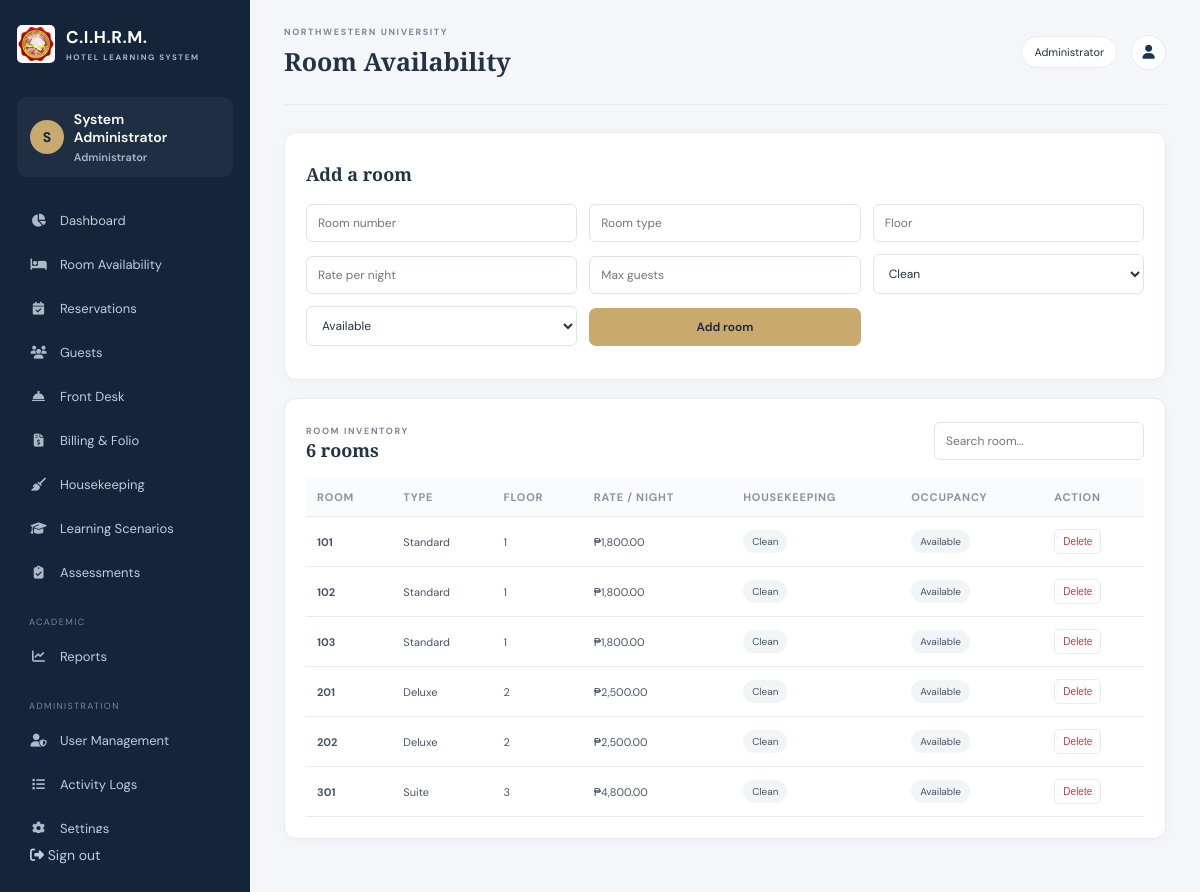
/index.php?page=rooms (signed in), run on the app's committed database.
### tables this page shows
CREATE TABLE room (
    room_id INT AUTO_INCREMENT PRIMARY KEY,
    room_number VARCHAR(20) NOT NULL UNIQUE,
    room_type VARCHAR(80) NOT NULL,
    floor INT NOT NULL,
    rate DECIMAL(10,2) NOT NULL,
    max_occupancy INT NOT NULL,
    housekeeping_status ENUM('Clean', 'Dirty', 'Maintenance') DEFAULT 'Clean',
    occupancy_status ENUM('Available', 'Reserved', 'Occupied', 'Maintenance') DEFAULT 'Available'
);

### functions.php (called while the page is built, shortened)
<?php
function e($v): string { return htmlspecialchars((string)$v, ENT_QUOTES, 'UTF-8'); }
function user(): ?array { return $_SESSION['user'] ?? null; }
function money($n): string { return '₱'.number_format((float)$n,2); }

### index.php (the view, shortened to what this page needs)
<?php
require __DIR__.'/includes/bootstrap.php';
$page=$_GET['page']??(user()?'dashboard':'home');
function page_title(string $p):string{return ['dashboard'=>'Dashboard','rooms'=>'Room Availability','guests'=>'Guest Management','reservations'=>'Reservations','frontdesk'=>'Front Desk','housekeeping'=>'Housekeeping','billing'=>'Billing & Folio','scenarios'=>'Learning Scenarios','assessments'=>'Assessments','users'=>'User Management','reports'=>'Reports','logs'=>'Activity Logs','settings'=>'System Settings','profile'=>'My Profile'][$p]??'C.I.H.R.M.';}
?>
<!doctype html><html lang="en"><head><link rel="stylesheet" href="assets/css/style.css"><link rel="stylesheet" href="https://cdnjs.cloudflare.com/ajax/libs/font-awesome/6.5.0/css/all.min.css"></head><body>
<?php if(user()): ?><aside class="sidebar">
<a class="brand" href="index.php">
    <img src="assets/img/nw-logo.png"
         class="school-logo"
         alt="Northwestern University Logo">
    <span>C.I.H.R.M.
        <small>HOTEL LEARNING SYSTEM</small>
    </span>
</a>
<div class="user-mini"><div class="avatar"><?=e(strtoupper(substr(user()['full_name'],0,1)))?></div><div><?=e(user()['full_name'])?><small><?=e(user()['role'])?></small></div></div><nav>
<a href="index.php?page=dashboard" class="<?=$page==='dashboard'?'active':''?>"><i class="fa fa-chart-pie"></i> Dashboard</a>
<a href="index.php?page=rooms"><i class="fa fa-bed"></i> Room Availability</a><a href="index.php?page=reservations"><i class="fa fa-calendar-check"></i> Reservations</a><a href="index.php?page=guests"><i class="fa fa-users"></i> Guests</a><a href="index.php?page=frontdesk"><i class="fa fa-bell-concierge"></i> Front Desk</a><a href="index.php?page=billing"><i class="fa fa-file-invoice-dollar"></i> Billing & Folio</a><a href="index.php?page=housekeeping"><i class="fa fa-broom"></i> Housekeeping</a><a href="index.php?page=scenarios"><i class="fa fa-graduation-cap"></i> Learning Scenarios</a><a href="index.php?page=assessments"><i class="fa fa-clipboard-check"></i> Assessments</a>
<?php if(in_array(user()['role'],['Instructor','Administrator'])): ?><div class="nav-label">ACADEMIC</div><a href="index.php?page=reports"><i class="fa fa-chart-line"></i> Reports</a><?php endif; ?>
<?php if(user()['role']==='Administrator'): ?><div class="nav-label">ADMINISTRATION</div><a href="index.php?page=users"><i class="fa fa-user-shield"></i> User Management</a><a href="index.php?page=logs"><i class="fa fa-list"></i> Activity Logs</a><a href="index.php?page=settings"><i class="fa fa-gear"></i> Settings</a><?php endif; ?>
</nav><form method="post" class="logout-form"><?=csrf_field()?><input type="hidden" name="action" value="logout"><button class="logout"><i class="fa fa-right-from-bracket"></i> Sign out</button></form></aside><main class="main"><header class="topbar"><div><span class="eyebrow">NORTHWESTERN UNIVERSITY</span><h1><?=e(page_title($page))?></h1></div><div class="top-right"><span class="role-pill"><?=e(user()['role'])?></span><a class="icon-btn" href="index.php?page=profile"><i class="fa fa-user"></i></a></div></header>
<?php else: ?><main class="public-shell"><header class="public-nav"><a class="brand" href="index.php"><span class="brandmark">C</span><span>C.I.H.R.M.<small>HOTEL LEARNING SYSTEM</small></span></a><a href="index.php?page=login" class="btn btn-outline">Sign in</a></header><?php endif; ?>
<?php
if($page==='home'): ?>
<section class="hero"><div class="hero-copy"><span class="eyebrow gold">LEARN • PRACTICE • EXCEL</span><h2>Experience hotel operations.<br><em>Build real-world confidence.</em></h2><p>A web-based hotel reservation and operations simulator designed for Hospitality Management students of Northwestern University.</p><a class="btn btn-gold" href="index.php?page=register">Get started <i class="fa fa-arrow-right"></i></a> <a class="text-link" href="index.php?page=login">Already have an account?</a></div><div class="hero-panel"><div class="panel-top"><span>HOTEL OPERATIONS</span><i class="fa fa-circle-check"></i></div><div class="mini-stat"><span>Reservations</span><strong>Practice</strong></div><div class="mini-stat"><span>Front Desk</span><strong>Simulate</strong></div><div class="mini-stat"><span>Learning Progress</span><strong>Improve</strong></div><div class="hero-foot">A safe environment for hands-on learning.</div></div></section><section class="feature-row"><div><i class="fa fa-calendar-check"></i><b>Reservations</b><small>Practice room booking workflows</small></div><div><i class="fa fa-concierge-bell"></i><b>Front Desk</b><small>Learn check-in and check-out</small></div><div><i class="fa fa-file-invoice"></i><b>Billing & Folio</b><small>Understand guest billing</small></div><div><i class="fa fa-graduation-cap"></i><b>Learning Scenarios</b><small>Apply classroom knowledge</small></div></section>
<?php else:
$counts=[];foreach(['room'=>'rooms','guest'=>'guests','reservation'=>'reservations','scenario'=>'scenarios','student_assessment'=>'assessments'] as $t=>$k){$counts[$k]=(int)$pdo->query("SELECT COUNT(*) FROM `$t`")->fetchColumn();}
if($page==='dashboard'): ?>
<div class="welcome"><div><span class="eyebrow gold">YOUR TRAINING WORKSPACE</span><h2>Good day, <?=e(explode(' ',user()['full_name'])[0])?>.</h2><p>Build confidence through realistic hotel operations practice.</p></div><span class="date-chip"><i class="fa fa-calendar"></i> <?=date('F j, Y')?></span></div>
<div class="stats-grid"><?php $stats=[['Rooms',$counts['rooms'],'fa-bed'],['Reservations',$counts['reservations'],'fa-calendar-check'],['Guests',$counts['guests'],'fa-users'],['Learning Scenarios',$counts['scenarios'],'fa-graduation-cap']];foreach($stats as $st): ?><div class="stat-card"><div class="stat-icon"><i class="fa <?=$st[2]?>"></i></div><span><?=$st[0]?></span><strong><?=$st[1]?></strong><small>Current system records</small></div><?php endforeach; ?></div>
<div class="content-grid"><section class="card"><div class="section-head"><div><span class="eyebrow">WORKFLOW</span><h3>Hotel operations modules</h3></div></div><div class="quick-grid"><?php foreach([['rooms','Room availability','fa-bed'],['reservations','Manage reservations','fa-calendar-check'],['guests','Guest profiles','fa-users'],['frontdesk','Front desk','fa-bell-concierge'],['billing','Billing & folio','fa-file-invoice-dollar'],['housekeeping','Housekeeping','fa-broom'],['scenarios','Learning scenarios','fa-graduation-cap'],['assessments','Assessments','fa-clipboard-check']] as $x): ?><a class="quick-link" href="index.php?page=<?=$x[0]?>"><i class="fa <?=$x[2]?>"></i><span><?=$x[1]?></span><i class="fa fa-arrow-up-right-from-square arrow"></i></a><?php endforeach; ?></div></section><section class="card"><span class="eyebrow">RECENT ACTIVITY</span><h3>Activity timeline</h3><?php $q=$pdo->query('SELECT a.action,a.created_at,u.full_name FROM activity_log a JOIN users u ON u.user_id=a.user_id ORDER BY a.log_id DESC LIMIT 6');foreach($q as $a): ?><div class="activity"><span class="activity-dot"></span><div><b><?=e($a['action'])?></b><small><?=e($a['full_name'])?> · <?=e($a['created_at'])?></small></div></div><?php endforeach; ?></section></div>
<?php elseif($page==='rooms'||$page==='housekeeping'): $rooms=$pdo->query('SELECT * FROM room ORDER BY room_number')->fetchAll(); ?>
<?php if($page==='rooms'&&user()['role']==='Administrator'): ?><section class="card"><h3>Add a room</h3><form class="form-grid" method="post"><?=csrf_field()?><input type="hidden" name="action" value="save_room"><input name="room_number" placeholder="Room number" required><input name="room_type" placeholder="Room type" required><input type="number" name="floor" placeholder="Floor" required><input type="number" step=".01" name="rate" placeholder="Rate per night" required><input type="number" name="max_occupancy" placeholder="Max guests" required><select name="housekeeping_status"><option>Clean</option><option>Dirty</option><option>Maintenance</option></select><select name="occupancy_status"><option>Available</option><option>Occupied</option><option>Reserved</option></select><button class="btn btn-gold">Add room</button></form></section><?php endif; ?>
<section class="card"><div class="section-head"><div><span class="eyebrow">ROOM INVENTORY</span><h3><?=count($rooms)?> rooms</h3></div><input class="search" placeholder="Search room..." oninput="filterRows(this,'room-table')"></div><div class="table-wrap"><table id="room-table"><thead><tr><th>Room</th><th>Type</th><th>Floor</th><th>Rate / night</th><th>Housekeeping</th><th>Occupancy</th><?php if($page==='rooms'&&user()['role']==='Administrator'): ?><th>Action</th><?php endif; ?></tr></thead><tbody><?php foreach($rooms as $r): ?><tr><td><b><?=e($r['room_number'])?></b></td><td><?=e($r['room_type'])?></td><td><?=e($r['floor'])?></td><td><?=money($r['rate'])?></td><td><span class="status"><?=e($r['housekeeping_status'])?></span></td><td><span class="status"><?=e($r['occupancy_status'])?></span></td><?php if($page==='rooms'&&user()['role']==='Administrator'): ?><td><form method="post" onsubmit="return confirm('Delete this room?')"><?=csrf_field()?><input type="hidden" name="action" value="delete_room"><input type="hidden" name="id" value="<?=$r['room_id']?>"><button class="btn-small danger">Delete</button></form></td><?php endif; ?></tr><?php endforeach; ?></tbody></table></div></section>
<?php elseif($page==='settings'): ?><section class="card"><h3>System configuration</h3><p>System: C.I.H.R.M.</p><p>Environment: Educational simulation only</p><p>Payments: No real-money processing</p><p>Tax and discount values can be configured per folio in the Billing module.</p></section>
<?php elseif($page==='profile'): ?><section class="card"><h3>Account profile</h3><p><b>Name:</b> <?=e(user()['full_name'])?></p><p><b>Email:</b> <?=e(user()['email'])?></p><p><b>Role:</b> <?=e(user()['role'])?></p><p><b>User ID:</b> <?=e(user()['user_id'])?></p></section>
<?php endif; endif; ?>
<?php if(user()): ?></main><?php else: ?></main><?php endif; ?><script src="assets/js/app.js"></script></body></html>

### assets/css/style.css (style rules this page uses)
:root { --navy:#14243a;--blue:#1d3557;--gold:#c9a96e;--bg:#f4f6f9;--ink:#243247;--muted:#7b8797;--line:#e7ebf0 }
* { box-sizing:border-box }
body { margin:0;background:var(--bg);color:var(--ink);font:14px 'DM Sans',sans-serif }
.sidebar { position:fixed;inset:0 auto 0 0;width:250px;background:var(--navy);color:#fff;padding:25px 17px;display:flex;flex-direction:column;z-index:5 }
.brand { display:flex;align-items:center;gap:11px;color:inherit;text-decoration:none;font-weight:700;font-size:17px;letter-spacing:.5px }
.brand small { display:block;color:#aab6c4;font-size:8px;letter-spacing:1.6px;margin-top:4px }
.user-mini { display:flex;gap:10px;align-items:center;margin:34px 0 20px;padding:13px;background:#ffffff0c;border-radius:10px;font-weight:600 }
.user-mini small { display:block;color:#aab6c4;font-size:11px;margin-top:4px }
.avatar { background:var(--gold);color:var(--navy);width:34px;height:34px;border-radius:50%;display:grid;place-items:center;font-weight:700 }
nav { overflow:auto }
nav a { display:flex;align-items:center;gap:13px;color:#c3ccd7;text-decoration:none;padding:12px 13px;border-radius:8px;margin:3px 0;font-size:13px }
nav a i { width:17px;text-align:center;color:#aeb9c6 }
.nav-label { font-size:9px;letter-spacing:1.4px;color:#78899d;margin:23px 12px 8px }
.logout-form { margin-top:auto }
.logout { background:none;border:0;color:#c3ccd7;padding:13px;cursor:pointer;font:inherit }
.main { margin-left:250px;padding:0 34px 45px;min-height:100vh }
.topbar { height:105px;display:flex;align-items:center;justify-content:space-between;border-bottom:1px solid var(--line);margin-bottom:27px }
.topbar h1 { font:600 25px 'Playfair Display',serif;margin:5px 0 }
.eyebrow { font-size:9px;letter-spacing:1.6px;color:var(--muted);font-weight:700 }
.top-right { display:flex;align-items:center;gap:14px }
.role-pill,.date-chip { padding:8px 12px;background:#fff;border:1px solid var(--line);border-radius:20px;font-size:11px }
.icon-btn { width:35px;height:35px;display:grid;place-items:center;background:#fff;border:1px solid var(--line);border-radius:50%;color:var(--blue) }
.stat-card,.card { background:#fff;border:1px solid var(--line);border-radius:12px;padding:21px;box-shadow:0 3px 14px #172b4407 }
.card { margin-bottom:18px }
.card h3 { font:600 18px 'Playfair Display',serif;margin:8px 0 18px }
.section-head { display:flex;justify-content:space-between;align-items:center;gap:15px;margin-bottom:16px }
.section-head h3 { margin:0 }
.btn { display:inline-flex;align-items:center;justify-content:center;gap:8px;border:0;border-radius:7px;padding:11px 16px;font:600 12px 'DM Sans';cursor:pointer;text-decoration:none }
.btn-gold { background:var(--gold);color:#17283d }
.btn-small { border:1px solid var(--line);background:#fff;border-radius:5px;padding:6px 8px;font-size:10px;cursor:pointer;color:var(--blue) }
.danger { color:#c43e47 }
.form-grid { display:grid;grid-template-columns:repeat(3,1fr);gap:12px;align-items:end;margin-bottom:12px }
.form-grid input,.form-grid select,.form-grid textarea,.auth-card input,.auth-card select,.search,.inline-form input,.inline-form select,textarea { width:100%;padding:10px 11px;border:1px solid #dfe4ea;border-radius:6px;background:#fff;font:12px 'DM Sans';color:var(--ink);min-width:0 }
.table-wrap { overflow:auto }
table { width:100%;border-collapse:collapse;white-space:nowrap }
th { text-align:left;color:#8994a2;font-size:9px;letter-spacing:.8px;text-transform:uppercase;background:#fafbfd }
td,th { padding:12px 11px;border-bottom:1px solid var(--line);font-size:11px }
td { color:#465367 }
.status { display:inline-block;background:#f2f5f7;border-radius:20px;padding:5px 9px;font-size:10px }
.search { max-width:210px }
.school-logo { width: 38px; height: 38px; object-fit: contain; border-radius: 5px; }

### data on the page
room: room_number "101", room_type "Standard", floor "1", rate "₱1,800.00", housekeeping_status "Clean", occupancy_status "Available"
room: room_number "102", room_type "Standard", floor "1", rate "₱1,800.00", housekeeping_status "Clean", occupancy_status "Available"
room: room_number "103", room_type "Standard", floor "1", rate "₱1,800.00", housekeeping_status "Clean", occupancy_status "Available"
room: room_number "201", room_type "Deluxe", floor "2", rate "₱2,500.00", housekeeping_status "Clean", occupancy_status "Available"
room: room_number "202", room_type "Deluxe", floor "2", rate "₱2,500.00", housekeeping_status "Clean", occupancy_status "Available"
room: room_number "301", room_type "Suite", floor "3", rate "₱4,800.00", housekeeping_status "Clean", occupancy_status "Available"

### other printed values
substr(user()['full_name'],0,1) "S"
user()['full_name'] "System Administrator"
user()['role'] "Administrator"
page_title($page) "Room Availability"
count($rooms) "6"
